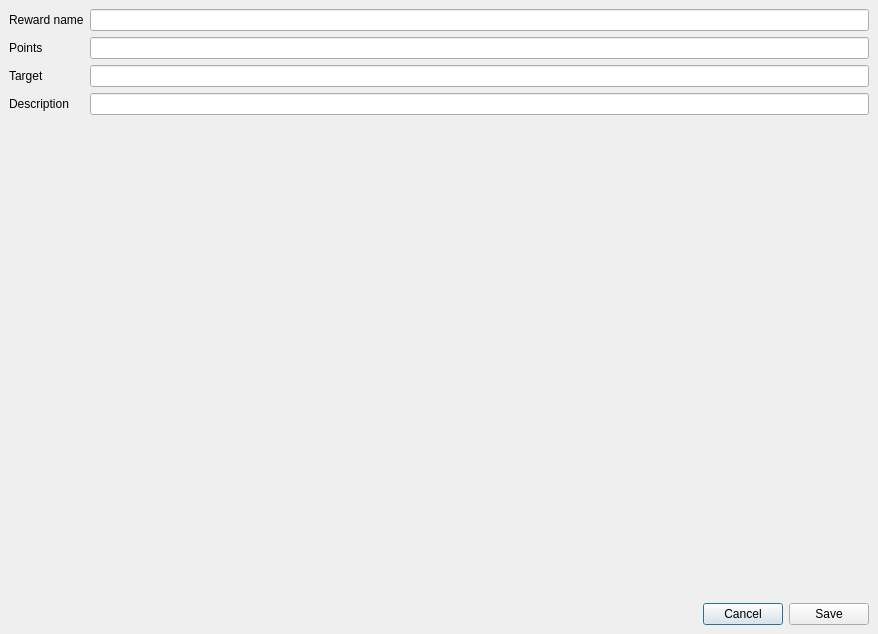
<?xml version="1.0" encoding="UTF-8"?>
<ui version="4.0">
 <class>DialogEditReward</class>
 <widget class="QDialog" name="DialogEditReward">
  <property name="geometry">
   <rect>
    <x>0</x>
    <y>0</y>
    <width>878</width>
    <height>634</height>
   </rect>
  </property>
  <property name="windowTitle">
   <string>Edit reward</string>
  </property>
  <layout class="QVBoxLayout" name="verticalLayout">
   <property name="spacing">
    <number>0</number>
   </property>
   <property name="leftMargin">
    <number>0</number>
   </property>
   <property name="topMargin">
    <number>0</number>
   </property>
   <property name="rightMargin">
    <number>0</number>
   </property>
   <property name="bottomMargin">
    <number>0</number>
   </property>
   <item>
    <widget class="QScrollArea" name="scrollArea">
     <property name="frameShape">
      <enum>QFrame::NoFrame</enum>
     </property>
     <property name="widgetResizable">
      <bool>true</bool>
     </property>
     <widget class="QWidget" name="scrollAreaWidgetContents">
      <property name="geometry">
       <rect>
        <x>0</x>
        <y>0</y>
        <width>878</width>
        <height>593</height>
       </rect>
      </property>
      <layout class="QFormLayout" name="formLayout">
       <item row="0" column="0">
        <widget class="QLabel" name="label_3">
         <property name="text">
          <string>Reward name</string>
         </property>
        </widget>
       </item>
       <item row="0" column="1">
        <widget class="QLineEdit" name="lineEditRewardName"/>
       </item>
       <item row="1" column="0">
        <widget class="QLabel" name="label_2">
         <property name="text">
          <string>Points</string>
         </property>
        </widget>
       </item>
       <item row="1" column="1">
        <widget class="QLineEdit" name="lineEditPoints">
         <property name="alignment">
          <set>Qt::AlignRight|Qt::AlignTrailing|Qt::AlignVCenter</set>
         </property>
        </widget>
       </item>
       <item row="2" column="0">
        <widget class="QLabel" name="label_4">
         <property name="text">
          <string>Target</string>
         </property>
        </widget>
       </item>
       <item row="2" column="1">
        <widget class="QLineEdit" name="lineEditTarget">
         <property name="alignment">
          <set>Qt::AlignRight|Qt::AlignTrailing|Qt::AlignVCenter</set>
         </property>
        </widget>
       </item>
       <item row="3" column="0">
        <widget class="QLabel" name="label">
         <property name="text">
          <string>Description</string>
         </property>
        </widget>
       </item>
       <item row="3" column="1">
        <widget class="QLineEdit" name="lineEditDescription"/>
       </item>
      </layout>
     </widget>
    </widget>
   </item>
   <item>
    <widget class="QWidget" name="widgetConfirmationButton" native="true">
     <layout class="QHBoxLayout" name="horizontalLayout_2">
      <item>
       <spacer name="horizontalSpacer">
        <property name="orientation">
         <enum>Qt::Horizontal</enum>
        </property>
        <property name="sizeHint" stdset="0">
         <size>
          <width>40</width>
          <height>20</height>
         </size>
        </property>
       </spacer>
      </item>
      <item>
       <widget class="QPushButton" name="pushButtonCancel">
        <property name="text">
         <string>Cancel</string>
        </property>
       </widget>
      </item>
      <item>
       <widget class="QPushButton" name="pushButtonSave">
        <property name="text">
         <string>Save</string>
        </property>
       </widget>
      </item>
     </layout>
    </widget>
   </item>
  </layout>
 </widget>
 <tabstops>
  <tabstop>scrollArea</tabstop>
 </tabstops>
 <resources/>
 <connections/>
</ui>
